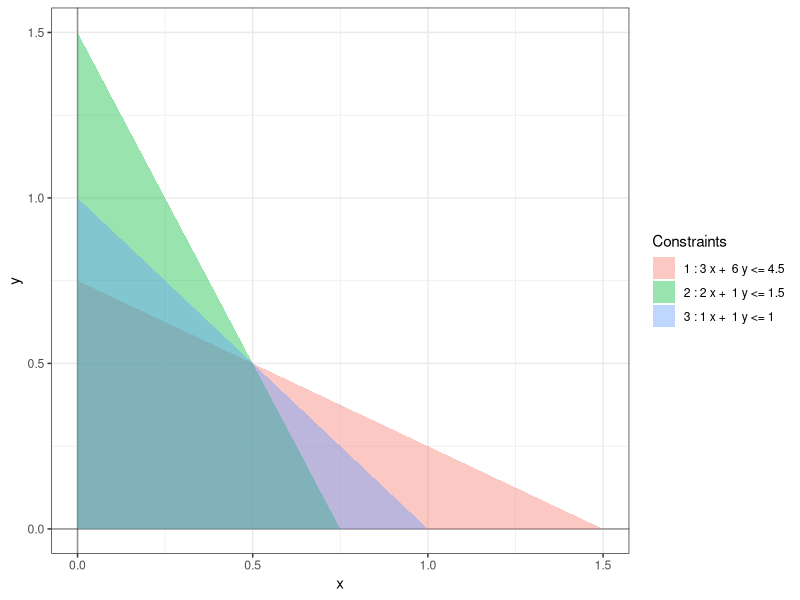

The R source for this figure:
library(ggplot2)

b <- c(4.5, 1.5, 1)
A <- matrix(c(3, 6, 2, 1, 1, 1), nrow = 3, byrow = TRUE)
labels <- c(
  paste(1, ":", A[1, 1], "x + ", A[1, 2], "y <=", b[1], sep = " "),
  paste(2, ":", A[2, 1], "x + ", A[2, 2], "y <=", b[2], sep = " "),
  paste(3, ":", A[3, 1], "x + ", A[3, 2], "y <=", b[3], sep = " ")
)

degenerate <- ggplot() +
  xlim(0, max(b / A[, 1])) +
  ylim(0, max(b / A[, 2])) +
  geom_vline(xintercept = c(0), alpha = 0.4) +
  geom_hline(yintercept = c(0), alpha = 0.4) +
  theme_bw() +
  geom_polygon(
    data = data.frame(
      x = c(0, 0, b[1] / A[1, 1]),
      y = c(0, b[1] / A[1, 2], 0)),
    aes(x = x, y = y, fill = labels[1]),
    inherit.aes = FALSE, alpha = 0.4) +
  geom_polygon(
    data = data.frame(
      x = c(0, 0, b[2] / A[2, 1]),
      y = c(0, b[2] / A[2, 2], 0)),
    aes(x = x, y = y, fill = labels[2]),
    inherit.aes = FALSE, alpha = 0.4) + 
  geom_polygon(
    data = data.frame(
      x = c(0, 0, b[3] / A[3, 1]),
      y = c(0, b[3] / A[3, 2], 0)),
    aes(x = x, y = y, fill = labels[3]),
    inherit.aes = FALSE, alpha = 0.4) + 
  guides(fill = guide_legend(title = "Constraints"))

print(degenerate)